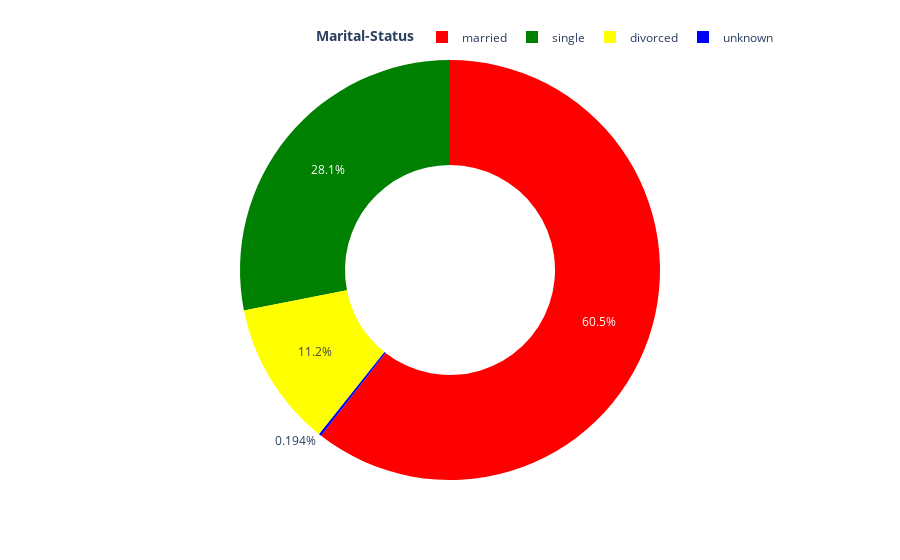

The cell this chart's notebook holds for it:
### Code cell
vc2 = df['marital'].value_counts().reset_index()
vc2.columns = ['Marital-Status', 'Count']
fig = px.pie(vc2, names='Marital-Status', values='Count', hole=0.5, color_discrete_sequence=['Red','Green','Yellow','Blue'])
fig.update_layout(title_x=0.5, showlegend=True, legend_title_text='<b>Marital-Status</b>', legend=dict(orientation='h', yanchor='bottom', y=1.02, xanchor='right', x=1))

### Figure 1 — Plotly figure (JSON) as saved in the notebook; plotly's stock layout.template omitted (floating-point values rounded to 4 significant figures)
{"data": [{"domain": {"x": [0, 1], "y": [0, 1]}, "hole": 0.5, "hovertemplate": "Marital-Status=%{label}<br>Count=%{value}<extra></extra>", "labels": ["married", "single", "divorced", "unknown"], "legendgroup": "", "name": "", "showlegend": true, "type": "pie", "values": [24928, 11568, 4612, 80]}], "layout": {"legend": {"orientation": "h", "title": {"text": "<b>Marital-Status</b>"}, "tracegroupgap": 0, "x": 1, "xanchor": "right", "y": 1.02, "yanchor": "bottom"}, "margin": {"t": 60}, "piecolorway": ["Red", "Green", "Yellow", "Blue"], "showlegend": true, "title": {"x": 0.5}}}
